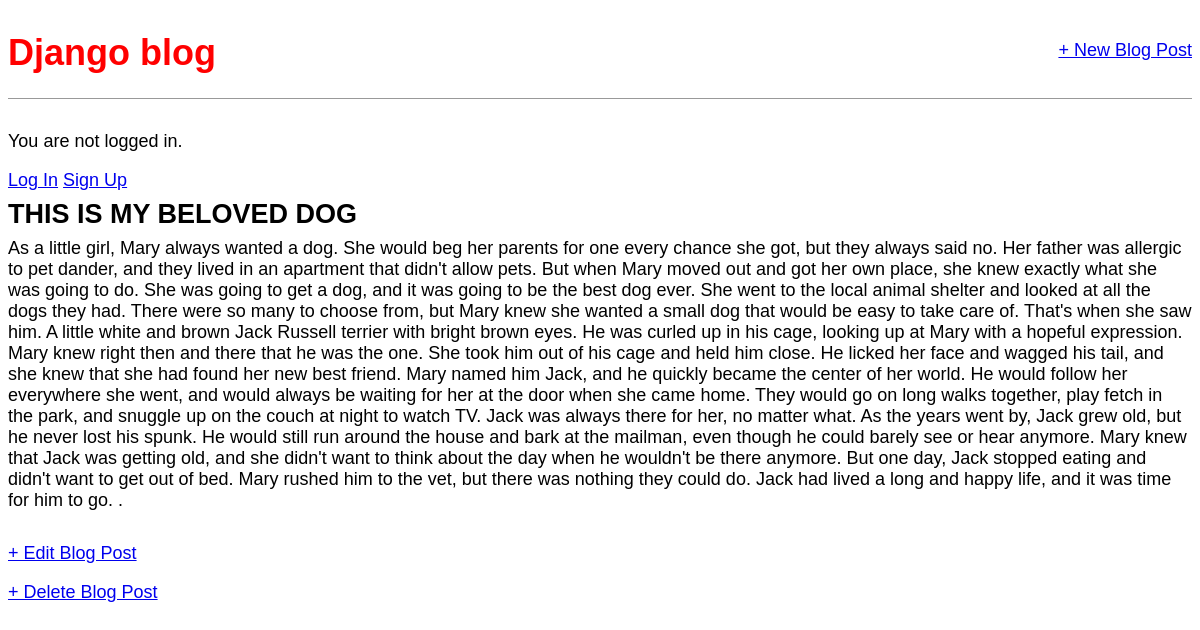
The app's page /post/1/ with its own data.
### blog/models.py (models this page shows, shortened)
class Post(models.Model):
    title = models.CharField(max_length=200)
    author = models.ForeignKey(
        "auth.User",
        on_delete=models.CASCADE,
    )
    body = models.TextField()

### blog/views.py (the view)
# urls.py: path("post/<int:pk>/", BlogDetailView.as_view(), name="post_detail"),
class BlogDetailView(DetailView):
    model = Post
    template_name = "post_detail.html"

### templates/post_detail.html
{% extends "base.html" %}
{% block content %}
<div class="post-entry">
    <h2>{{ post.title }}</h2>
    <p>{{ post.body }}</p>
</div>
<p><a href="{% url 'post_edit' post.pk %}">+ Edit Blog Post</a></p>
<p><a href="{% url 'post_delete' post.pk %}">+ Delete Blog Post</a></p>
{% endblock content %}

### static/css/base.css (style rules this page uses)
body { font-family: 'Source Sans Pro', sans-serif; font-size: 18px; }
.post-entry { margin-bottom: 2rem; }
.post-entry h2 { margin: 0.5rem 0; }
.post-entry p { margin: 0; font-weight: 400; }

### records on screen
Post: title "THIS IS MY BELOVED DOG", body "As a little girl, Mary always wanted a dog. She would beg her parents for one every chance she got, but they always said no. Her father was allergic to pet dander, and they lived in an apartment that didn't allow pets. But when Mary moved out and got her own place, she knew exactly what she was going to do. She was going to get a dog, and it was going to be the best dog ever. She went to the local animal shelter and looked at all the dogs they had. There were so many to choose from, but Mary knew she wanted a small dog that would be easy to take care of. That's when she saw him. A little white and brown Jack Russell terrier with bright brown eyes. He was curled up in his cage, looking up at…"
